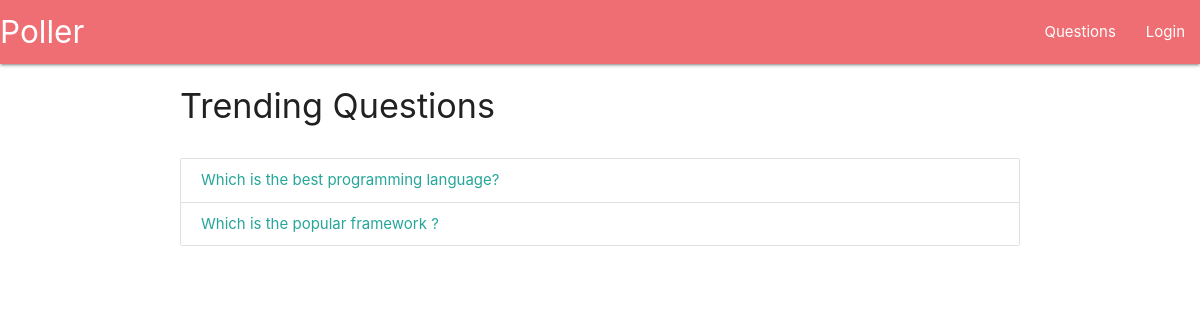
The app's page /, older data.
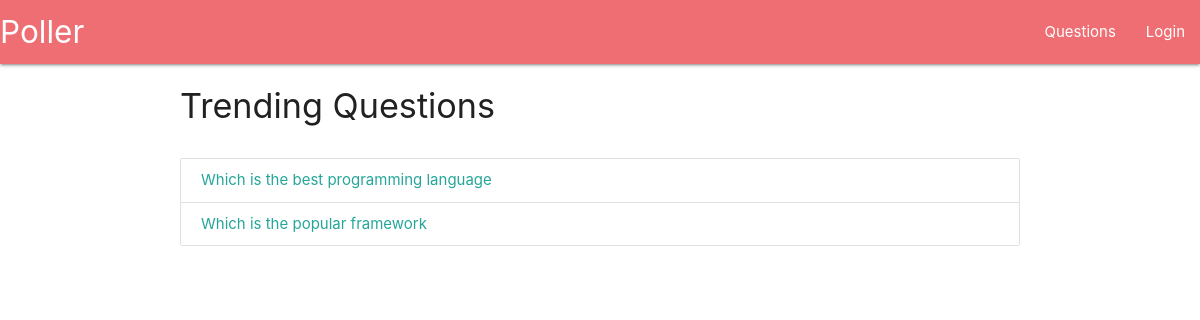
The same page, newer data.
### main/models.py (models this page shows, shortened)
class Question(models.Model):
    slug = models.SlugField()
    content = models.CharField(max_length = 1024)

### main/views.py (the view)
# urls.py: path('', views.Index.as_view(), name='index'),
class Index(ListView):
 model = models.Question
 template_name = 'main/index.html'

### templates/main/index.html
{% extends 'auth/base.html' %}
{% block content %}
 {% include 'main/components/navbar.html' %}
 <div class="container">
<div class="row">
    <h4>Trending Questions</h4>
</div>
  <div class="row">
      <div class="col-6">
          <div class="collection">
              {% for question in question_list %}
              <a href="{% url 'question' question.slug %}" class="collection-item">
               {{ question.content }}
            </a>
              {% endfor %}
          </div>
      </div>
  </div>
</div>
{% endblock %}

### templates/auth/base.html (shortened to what this page needs)
<!DOCTYPE html>
<html lang="en">
<head>
    <link rel="stylesheet" href="https://cdnjs.cloudflare.com/ajax/libs/materialize/1.0.0/css/materialize.min.css">
</head>
<body>
    {% block content %} {% endblock %}
</body>
</html>

### templates/main/components/navbar.html
<nav>
    <div class="nav-wrapper">
      <a href="#" class="brand-logo">Poller</a>
      <ul id="nav-mobile" class="right hide-on-med-and-down">
        <li><a href="#">Questions</a></li>
        <li>
          {% if request.user.is_authenticated %}
           <a href="{% url 'auth_logout' %}">Logout</a>
          {% else %}
          <a href="{% url 'auth_login' %}">Login</a>
          {% endif %}
        </li>
      </ul>
    </div>
  </nav>

Row changes from the older to the newer data that the page shows:
changed Question: content "Which is the best programming language?" → "Which is the best programming language"
changed Question: content "Which is the popular framework ?" → "Which is the popular framework"
